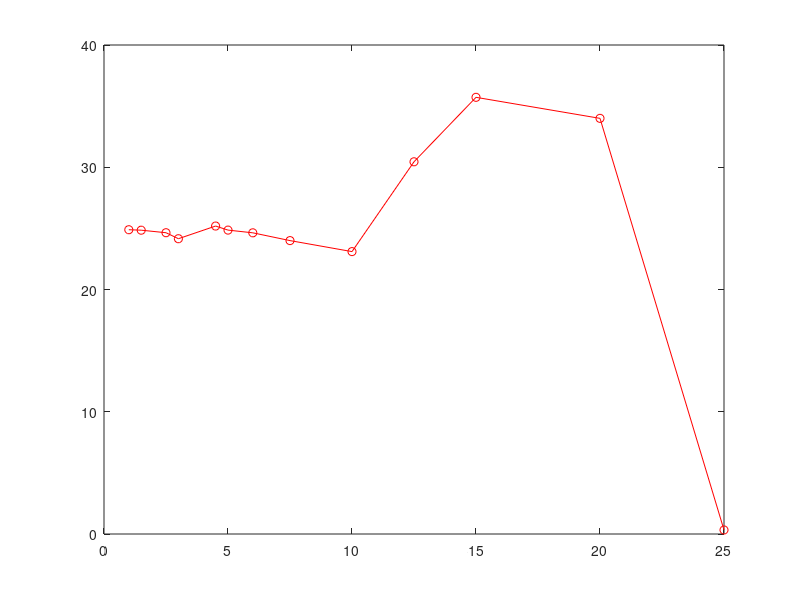

Write MATLAB code to recreate this figure. (Note: this script raises an error after producing the figure.)



%%
% this is based on the git commit on 20/03/20-24 at 9:50am
 %l        Qn                  Qint
% 3-node
T= [ ...
25000      0.33            25.1327 ; ...
20000      34.00           25.1327 ; ...
15000      35.72           25.1327 ; ...
12500      30.447          25.1327 ; ...
10000      23.1            25.1327 ;  ...
7500       24.0            25.1327 ; ...
6000       24.637          25.1327 ;  ...
5000       24.859          25.1327 ;  ...
4500       25.1912         25.1327 ; ...
3000       24.154          25.1327 ; ...
2500       24.645          25.1327 ;  ...
1500       24.8517         25.1327 ; ...
1000       24.8898         25.1327 ] ; 


figure(1000) ; 
hold off
plot(T(:,1)/1000,T(:,2),"or-")
hold on 
yline(25.1327)   
xlabel("Element size (km)")
ylabel("Total flux through fluxgate")
%%

